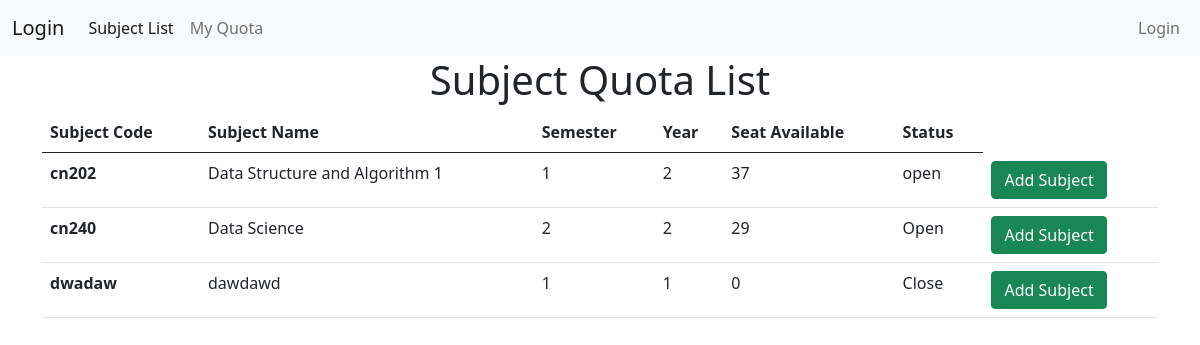
/subject_list, run on an earlier commit of the app's database.
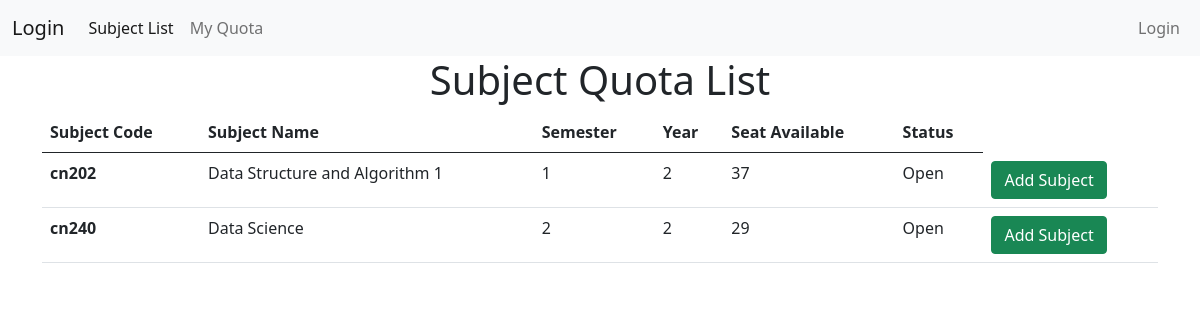
And on a later commit of the database.
### quota/models.py (models this page shows, shortened)
class Subject(models.Model):
    subjectCode = models.CharField(max_length=10)
    subjectName = models.CharField(max_length=50)
    semester = models.IntegerField()
    year = models.IntegerField()
    seatAvailable = models.IntegerField()
    status = models.CharField(max_length=10)

### quota/views.py (the view)
# urls.py: path('subject_list', views.subject_list),
def subject_list(request):
    all_subject = Subject.objects.all()
    return render(request, 'subject_list.html', {
        "all_subject": all_subject,
    })

### quota/templates/subject_list.html (shortened to what this page needs)
{% extends "base.html" %}
{% block content %}
    <h1 class="container" style="text-align: center;">Subject Quota List</h1>
    <table class="table">
        <thead>
          <tr>
            <th scope="col">Subject Code</th>
            <th scope="col">Subject Name</th>
            <th scope="col">Semester</th>
            <th scope="col">Year</th>
            <th scope="col">Seat Available</th>
            <th scope="col">Status</th>
          </tr>
        </thead>
        <tbody>
            {% for subject in all_subject %}
            <tr>
                <th scope="row">{{subject.subjectCode}}</th>
                <td>{{subject.subjectName}}</td>
                <td>{{subject.semester}}</td>
                <td>{{subject.year}}</td>
                <td>{{subject.seatAvailable}}</td>
                <td>{{subject.status}}</td>
                <td><a href="/add_subject/{{subject.subjectCode}}" class="btn btn-success">Add Subject</a></td>
            </tr>
            {% endfor %}
        </tbody>
      </table>
{% endblock  %}

What changed in the data, as far as the page shows it:
removed Subject: subjectCode "dwadaw", subjectName "dawdawd", semester "1", year "1", seatAvailable "0", status "Close"
changed Subject "cn202": status "open" → "Open"
